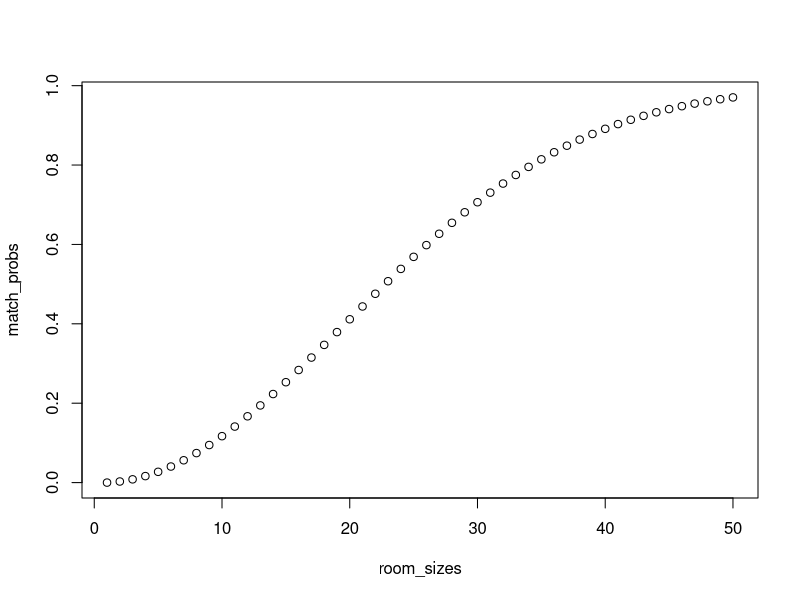

Reproduce this figure in R.
## PROBABILITY: Laws ----
 
# Product Rule 
A <- rbinom(10000,1,.4)
B <- rbinom(10000,1,.2)
mean(A&B)

# Sum Rule
C <- rbinom(10000,1,.6)
D <- rbinom(10000,1,.1)
mean(C|D)

# Bayesian 
#   - Flip 20, 11 came out Heads
fair <- rbinom(50000, 20, .5)
biased <- rbinom(50000, 20, .75)

fair_11 <- sum(fair == 11)
biased_11 <- sum(biased == 11)
fair_11 / (fair_11 + biased_11)

#   - Flip 20, 16 came out Heads
fair <- rbinom(50000, 20, .5)
biased <- rbinom(50000, 20, .75)

fair_16 <- sum(fair == 16)
biased_16 <- sum(biased == 16)
fair_16 / (fair_16 + biased_16)

#   - Flip 14/20 came out Heads. Fair(80%) 
fair_flips <- rbinom(8000,20,.5)
biased_flips <- rbinom(2000,20,.75)

fair_14 <- sum(fair_flips == 14)
biased_14 <- sum(fair_flips == 14)
fair_14 / (fair_14 + biased_14)

flips_fair <- rbinom(80000, 20, .5)
flips_high <- rbinom(10000, 20, .75)
flips_low <- rbinom(10000, 20, .25)

fair_14 <- sum(flips_fair == 14)
high_14 <- sum(flips_high == 14)
low_14 <- sum(flips_low == 14)
fair_14 / (fair_14 + low_14 + high_14)

probability_fair <- dbinom(11,20,.5)
probability_biased <- dbinom(11,20,.75)
probability_fair / (probability_fair + probability_biased)

dbinom(14, 20, .5) / (dbinom(14, 20, .5) + dbinom(14, 20, .75))
dbinom(18, 20, .5) / (dbinom(18, 20, .5) + dbinom(18, 20, .75))

probability_16_fair <- dbinom(16, 20, .5)
probability_16_biased <- dbinom(16, 20, .75)
(probability_16_fair * .99) / (probability_16_fair * .99 + probability_16_biased * .01)

## PROBABILITY: Puzzles ----

# FUNCTION: Simulate the rolling of dice and report the sum of the values that appears
set.seed(1)
# - function: roll k dice
roll_dice <- function(k) {
  all_rolls <- sample(x = c(1,2,3,4,5,6),
                      size = k,
                      replace = TRUE)
  final_answer <- sum(all_rolls)
  return(final_answer)
}
# - roll 5 dice
roll_dice(5)
# - loop for 10000 iterations
output <- rep(NA, 10000)
for (i in 1:10000) {
  output[i] <- roll_dice(2)
}

# BIRTHDAY PROBLEM: With a room with 50 people in it what is the probability that anyone shares the same birthday ?
set.seed(1)
n <- 50
match <- 0
# - simulate 10,000 rooms and check for matches in each room
for (i in 1:10000) {
  birthdays <- sample(x = 365,
                      size = n,
                      replace = TRUE)
  if (length(unique(birthdays)) < n) {
    match <- match + 1
  }
}
# - calculate the estimated probability of a match and print it
p_match <- match / 10000
# - birthday function
pbirthday(50)
# - plot
room_sizes <- 1:50
match_probs <- sapply(room_sizes, pbirthday)
plot(match_probs ~ room_sizes)

# MONTY HALL:
set.seed(1)
doors <- c(1,2,3)
# - randomly select one of the doors to have the prize
prize <- sample(x = doors, size = 1)
initial_choice <- 1
# - check if the initial choice equals the prize
if (initial_choice == prize) {
  print("The initial choice was correct!")
}
print(prize)
# - define counter
win_count <- 0
# - run 10000 iterations of the game
for (i in 1:10000) {
  prize <- sample(x = doors, size = 1)
  initial_choice <- 1
  if (initial_choice == prize) {
    win_count <- win_count + 1
  }
}
print(win_count / 10000)
# - reveal
reveal_door <- function(doors, prize, initial_choice) {
  if(prize == initial_choice) {
    reveal <- sample(x = doors[-prize], size = 1)
  } else {
    reveal <- doors[-c(prize, initial_choice)]
  }
}

# Contestant initially picks door #1, and then upon the goat reveal, they switch to the remaining door
initial_choice <- 1
# - reveal_door
reveal <- reveal_door(doors, prize, initial_choice)
# - switch to the remaining door
final_choice <- doors[-c(initial_choice, reveal)]
print(final_choice)
# - check whether the final choice equals the prize
if (final_choice == prize) {
  print("The final choice is correct!")
}
# - probability
win_count <- 0
for (i in 1:10000) {
  prize <- sample(doors,1)
  initial_choice <- 1
  reveal <- reveal_door(doors, prize, initial_choice)
  final_choice <- doors[-c(initial_choice, reveal)]
  if(final_choice == prize) {
    win_count <- win_count + 1
  }
}
print(win_count / 10000)

# YAHTZHEE

# QUADRATIC FORMULA
# - Function: evaluate whether any given quadratic is factorable or not. 
is_factorable <- function(a,b,c) {
  if(b^2 - 4*a*c < 0) {
    return(FALSE)
  } else {
    sqrt_discriminant <- sqrt(b^2 - 4*a*c)
    return(sqrt_discriminant == round(sqrt_discriminant))
  }
}
# - check
counter <- 0
for(a in 1:100){
  for(b in 1:100){
    for(c in 1:100){
      # Check whether factorable
      if(is_factorable(a,b,c)){
        counter <- counter + 1
      }
    }
  }
}
print(counter / 100^3)

# iPhone PASSCODES
# - suppose you pick up an iPhone with four smudge marks on it, at locations 3,4,5 and 9.
counter <- 0
passcode <- c(4,3,5,9)
values <- c(3,4,5,9)

for(i in 1:10000){
  # Create the guess
  guess <- sample(values)
  # Check condition 
  if(identical(passcode, guess)){
    counter <- counter + 1
  }
}
print(counter/10000)
# - passcode consist of three distint digits where one of the values is repeated
counter <- 0
passcode <- c(2,4,4,7)
unique_values <- c(2,4,7)

for(i in 1:10000){
  # Pick repeated value
  all_values <- c(unique_values, sample(unique_values, 1))
  # Make guess
  guess <- sample(all_values)
  if(identical(passcode, guess)){
    counter <- counter + 1
  }
}
print(counter / 10000)
#
## PROBABILITY: Bernoulli ----

# - Simulate 10 coin Flips, each 30% chance of coming up heads
rbinom(n = 10, size = 1, prob = 0.30)
# - Simulate 10 Basketball shots with 50% avg
rbinom(n = 10, size = 1, prob = 0.50)

## PROBABILITY: Binomial ----

# Flip 10 coins each with a 30% probability of coming up heads
# - what is the probability exactly 2 of them are heads ?
dbinom(2, 10, .3)
# - what is the probability at least 5 are heads
pbinom(4,10, .3, lower.tail = FALSE)

# Simulate 100 seperate occurences of flipping 10 coins. 30% chance of heads
rbinom(n = 100, size = 10, prob = 0.30)
# - P(getting 6 Tails)
dbinom(x = 6, size = 10, prob = 0.50)
# - P(getting 7 or Less Tails)
pbinom(q = 7, size = 10, prob = 0.50)
# - P(getting 5 or more Tails)
pbinom(q = 4, size = 10, prob = 0.50, lower.tail = FALSE)

# What is the expected value and variance of a binomial distribution where 25 coins are flipped, each having 30% chance of heads
mean(rbinom(n = 1000, size = 25, prob = 0.30))
var(rbinom(n = 1000, size = 25, prob = 0.30))


